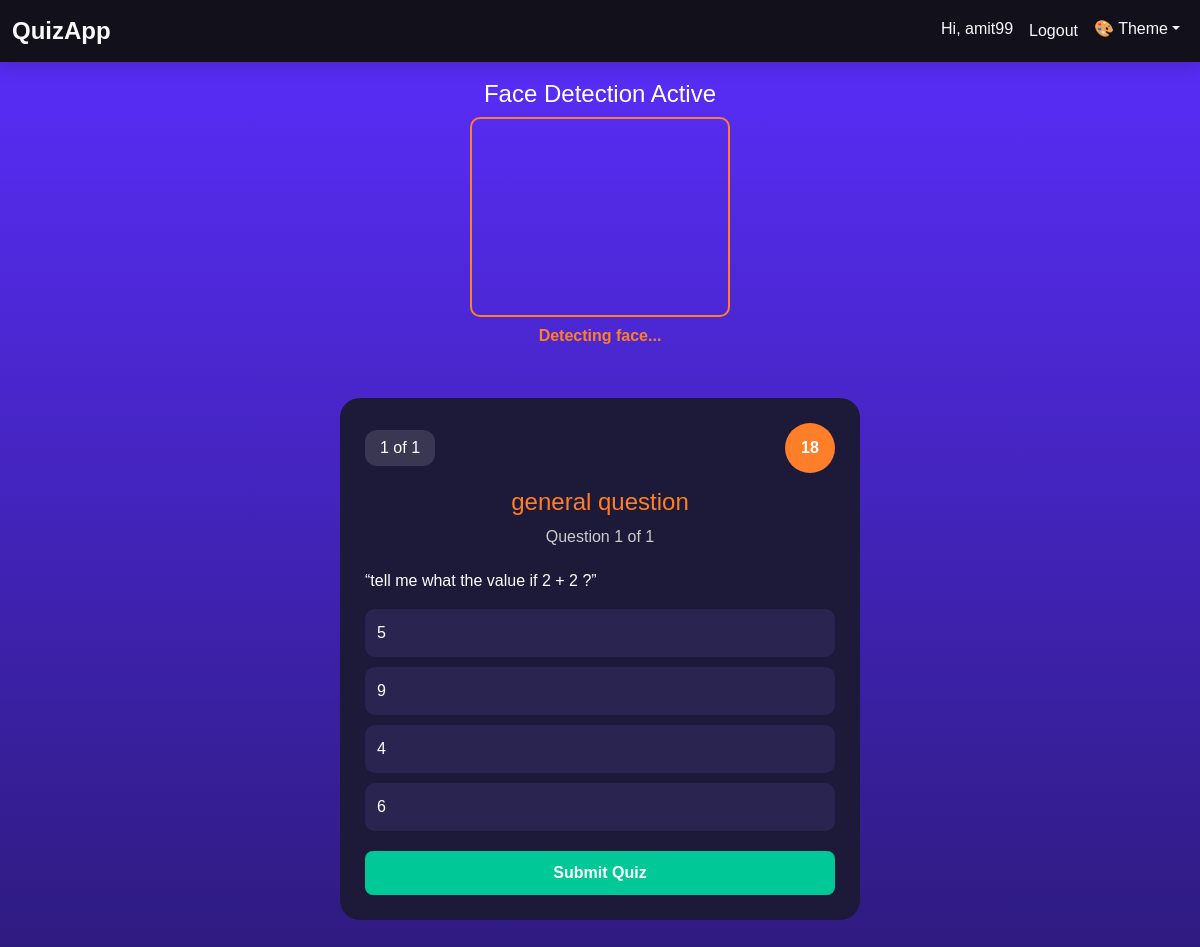
The app's page /quiz/1/ (signed in) with its own data.
### quiz_app/models.py (models this page shows, shortened)
class Quiz(models.Model):
    creator = models.ForeignKey(User, on_delete=models.CASCADE, related_name='quizzes')
    title = models.CharField(max_length=200)
    description = models.TextField(blank=True)
    created_at = models.DateTimeField(auto_now_add=True)
    time_limit = models.IntegerField(help_text="Time limit in minutes", default=10)  # Add this line

class Question(models.Model):
    quiz = models.ForeignKey(Quiz, on_delete=models.CASCADE, related_name='questions')
    text = models.TextField()
    option_a = models.CharField(max_length=255)
    option_b = models.CharField(max_length=255)
    option_c = models.CharField(max_length=255)
    option_d = models.CharField(max_length=255)
    correct_option = models.CharField(
        max_length=1,
        choices=[
            ('A', 'Option A'),
            ('B', 'Option B'),
            ('C', 'Option C'),
            ('D', 'Option D'),
        ]
    )

### quiz_app/views.py (the view)
# urls.py: path('quiz/<int:quiz_id>/', views.quiz_detail, name='quiz_detail'),
@login_required
def quiz_detail(request, quiz_id):
    quiz = get_object_or_404(Quiz, id=quiz_id)
    questions = Question.objects.filter(quiz=quiz)
    return render(request, 'quiz_app/quiz_detail.html', {'quiz': quiz, 'questions': questions})

### quiz_app/templates/quiz_app/quiz_detail.html (shortened to what this page needs)
{% extends "quiz_app/home.html" %}
{% load static %}
{% block content %}
<div style="text-align:center; margin-bottom:20px;">
    <h4 style="color:white;">Face Detection Active</h4>
    <video id="webcam" width="260" height="200" autoplay muted
           style="border:2px solid #ff7e29; border-radius:10px;">
    </video>
    <p id="face-status" style="font-weight:bold; color:#ff7e29;">
        Detecting face...
    </p>
</div>
<div class="quiz-wrapper">
  <div class="quiz-container">
    <div class="quiz-header">
      <div class="quiz-progress">
        <span id="question-count">1</span> of {{ questions|length }}
      </div>
      <div class="quiz-timer" id="timer">20</div>
    </div>
    <h4 class="quiz-title">{{ quiz.title }}</h4>
    <p class="quiz-subtitle">Question <span id="qNumber">1</span> of {{ questions|length }}</p>
    <form method="POST" action="{% url 'submit_quiz' quiz.id %}" id="quiz-form">
      {% for q in questions %}
      <div class="question-card {% if not forloop.first %}d-none{% endif %}"
           id="question-{{ forloop.counter }}">
        <p class="question-text">“{{ q.text }}”</p>
        <div class="options">
          <label class="option"><input type="radio" name="question_{{ q.id }}" value="A"><span>{{ q.option_a }}</span></label>
          <label class="option"><input type="radio" name="question_{{ q.id }}" value="B"><span>{{ q.option_b }}</span></label>
          <label class="option"><input type="radio" name="question_{{ q.id }}" value="C"><span>{{ q.option_c }}</span></label>
          <label class="option"><input type="radio" name="question_{{ q.id }}" value="D"><span>{{ q.option_d }}</span></label>
        </div>
        <div class="button-row">
          {% if not forloop.last %}
          <button type="button" class="btn btn-next next-btn" data-current="{{ forloop.counter }}">
            Next
          </button>
          {% else %}
          <button type="submit" class="btn btn-submit">Submit Quiz</button>
          {% endif %}
        </div>
      </div>
      {% endfor %}
    </form>
  </div>
</div>
{% endblock %}

### quiz_app/templates/quiz_app/home.html (shortened to what this page needs)
{% load static %}
<!DOCTYPE html>
<html lang="en">
<head>
  <link href="https://cdn.jsdelivr.net/npm/bootstrap@5.3.0/dist/css/bootstrap.min.css" rel="stylesheet">
  <link rel="stylesheet" href="{% static 'css/style2.css' %}">
</head>
<body id="x" class="theme-dark">
  <nav class="navbar navbar-expand-lg fixed-top">
    <div class="container-fluid">
      <a class="navbar-brand" href="/">QuizApp</a>
      <div class="collapse navbar-collapse" id="navbarNavDropdown">
        <ul class="navbar-nav ms-auto">
          {% if user.is_authenticated %}
            <li class="nav-item">
              <a class="nav-link" href="{% url 'quiz_summary' %}">Hi, {{ user.username }}</a>
            </li>
            <li class="nav-item">
              <form class="d-inline" action="{% url 'logout' %}" method="post">
                <button type="submit" class="btn btn-link nav-link" style="border:none; background:none;">Logout</button>
              </form>
            </li>
          {% else %}
            <li class="nav-item"><a class="nav-link" href="{% url 'login' %}">Login</a></li>
            <li class="nav-item"><a class="nav-link" href="{% url 'signup' %}">Signup</a></li>
          {% endif %}
          <li class="nav-item dropdown">
            <a class="nav-link dropdown-toggle" href="#" id="themeDropdown" role="button"
              data-bs-toggle="dropdown" aria-expanded="false">🎨 Theme</a>
          </li>
        </ul>
      </div>
    </div>
  </nav>
  <div class="container-{breakpoint}" style="margin-top: 80px;">
    {% block content %}
    {% endblock %}
  </div>
</body>
</html>

### quiz_app/templates/quiz_app/home.html (style rules this page uses)
.theme-dark { --navbar-bg: rgba(15, 15, 15, 0.95); --navbar-text: #f8f9fa; --navbar-hover: #ffb347; --body-bg: #0f0f0f; --text-color: #f8f9fa; }
.navbar { background: var(--navbar-bg) !important; transition: background 0.3s ease-in-out; box-shadow: 0 4px 20px rgba(0, 0, 0, 0.2); }
.navbar-brand { color: var(--navbar-text) !important; font-weight: 700; font-size: 1.5rem; transition: 0.3s; }
.navbar-nav .nav-link { color: var(--navbar-text) !important; font-weight: 500; transition: color 0.3s; }
body { background-color: var(--body-bg); color: var(--text-color); transition: all 0.3s; }

### quiz_app/templates/quiz_app/quiz_detail.html (style rules this page uses)
body { background: linear-gradient(180deg, #5B2EFF, #2E1B80); color: white; font-family: Poppins, sans-serif; }
.quiz-wrapper { display:flex; justify-content:center; padding:30px; }
.quiz-container { background:#1D1A39; padding:25px; border-radius:20px; width:100%; max-width:520px; }
.quiz-header { display:flex; justify-content:space-between; align-items:center; }
.quiz-progress { background:#ffffff20; padding:6px 15px; border-radius:12px; }
.quiz-timer { width:50px; height:50px; background:#ff7e29; border-radius:50%; display:flex; justify-content:center; align-items:center; font-weight:bold; }
.quiz-title { text-align:center; color:#ff7e29; margin-top:15px; }
.quiz-subtitle { text-align:center; color:#ccc; margin-bottom:20px; }
.options { display:flex; flex-direction:column; gap:10px; }
.option { background:#2A2550; padding:12px; border-radius:10px; cursor:pointer; }
.button-row { margin-top:20px; display:flex; justify-content:space-between; }
.btn { padding:10px 20px; border:none; border-radius:8px; font-weight:bold; cursor:pointer; }
.btn-submit { background:#00C896; color:white; width:100%; }

### records on screen
Quiz: title "general question"
Question: text "tell me what the value if 2 + 2 ?", option_a "5", option_b "9", option_c "4", option_d "6"

### other values on screen
{{ user.username }} "amit99"
{{ questions|length }} "1"
